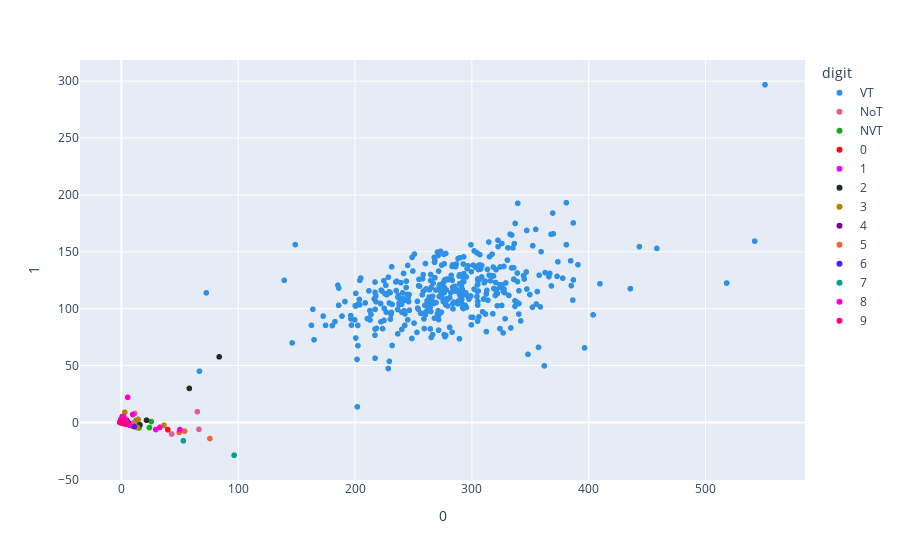

Source (notebook cell):
### Code cell
# TED on all layers in the network 

def aggregate_by_all_layers(output_label):
    inputs_container = []
    
    first_key = list(topological_representation.keys())[0]
    labels_container = np.repeat(output_label, len(topological_representation[first_key][output_label]))
    for l in topological_representation.keys():
        temp = []
        for j in range(len(topological_representation[l][output_label])):
            temp.append(topological_representation[l][output_label][j])
        if temp:
            inputs_container.append(np.array(temp))

    return np.array(inputs_container).T, np.array(labels_container)


inputs_all_benign = []
labels_all_benign = []

inputs_all_unknown = []
labels_all_unknown = []

first_key = list(topological_representation.keys())[0]
class_name = list(topological_representation[first_key])

for inx in class_name:

    inputs, labels = aggregate_by_all_layers(output_label=inx)

    if inx != VT_TEMP_LABEL and inx != NVT_TEMP_LABEL and inx != NoT_TEMP_LABEL:
        inputs_all_benign.append(np.array(inputs))
        labels_all_benign.append(np.array(labels))
    else:
        inputs_all_unknown.append(np.array(inputs))
        labels_all_unknown.append(np.array(labels))

inputs_all_benign = np.concatenate(inputs_all_benign)
labels_all_benign = np.concatenate(labels_all_benign)

inputs_all_unknown = np.concatenate(inputs_all_unknown)
labels_all_unknown = np.concatenate(labels_all_unknown)

pca_t = sklearn_PCA(n_components=2)
pca_fit = pca_t.fit(inputs_all_benign)

benign_trajectories = pca_fit.transform(inputs_all_benign)
trajectories = pca_fit.transform(np.concatenate((inputs_all_unknown, inputs_all_benign), axis=0))

df_classes = pd.DataFrame(np.concatenate((labels_all_unknown, labels_all_benign), axis=0))

fig_ = px.scatter(
    trajectories, x=0, y=1, color=df_classes[0].astype(str), labels={'color': 'digit'},
    color_discrete_sequence=px.colors.qualitative.Dark24,
)

fig_.show()

pca = PCA(contamination=0.01, n_components='mle')
pca.fit(inputs_all_benign)

y_train_pred = pca.labels_
y_train_scores = pca.decision_scores_
y_train_scores = pca.decision_function(inputs_all_benign)
y_train_pred = pca.predict(inputs_all_benign)

y_test_scores = pca.decision_function(inputs_all_unknown)
y_test_pred = pca.predict(inputs_all_unknown)
prediction_mask = (y_test_pred == 1)
prediction_labels = labels_all_unknown[prediction_mask]
label_counts = Counter(prediction_labels)

for label, count in label_counts.items():
    print(f'Label {label}: {count}')

fpr, tpr, thresholds = metrics.roc_curve((labels_all_unknown == VT_TEMP_LABEL).astype(int), y_test_scores, pos_label=1)
print("AUC:", metrics.auc(fpr, tpr))

tn, fp, fn, tp = confusion_matrix((labels_all_unknown == VT_TEMP_LABEL).astype(int), y_test_pred).ravel()
print("TPR:", tp / (tp + fn))
print("True Positives (TP):", tp)
print("False Positives (FP):", fp)
print("True Negatives (TN):", tn)
print("False Negatives (FN):", fn)
